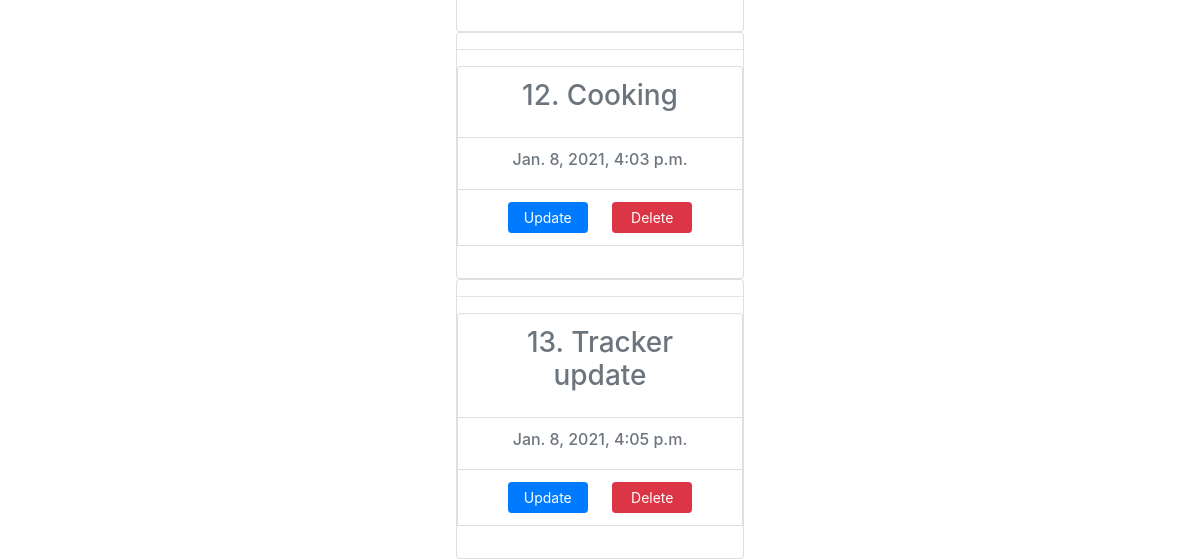
The app's page / (lower part), older data.
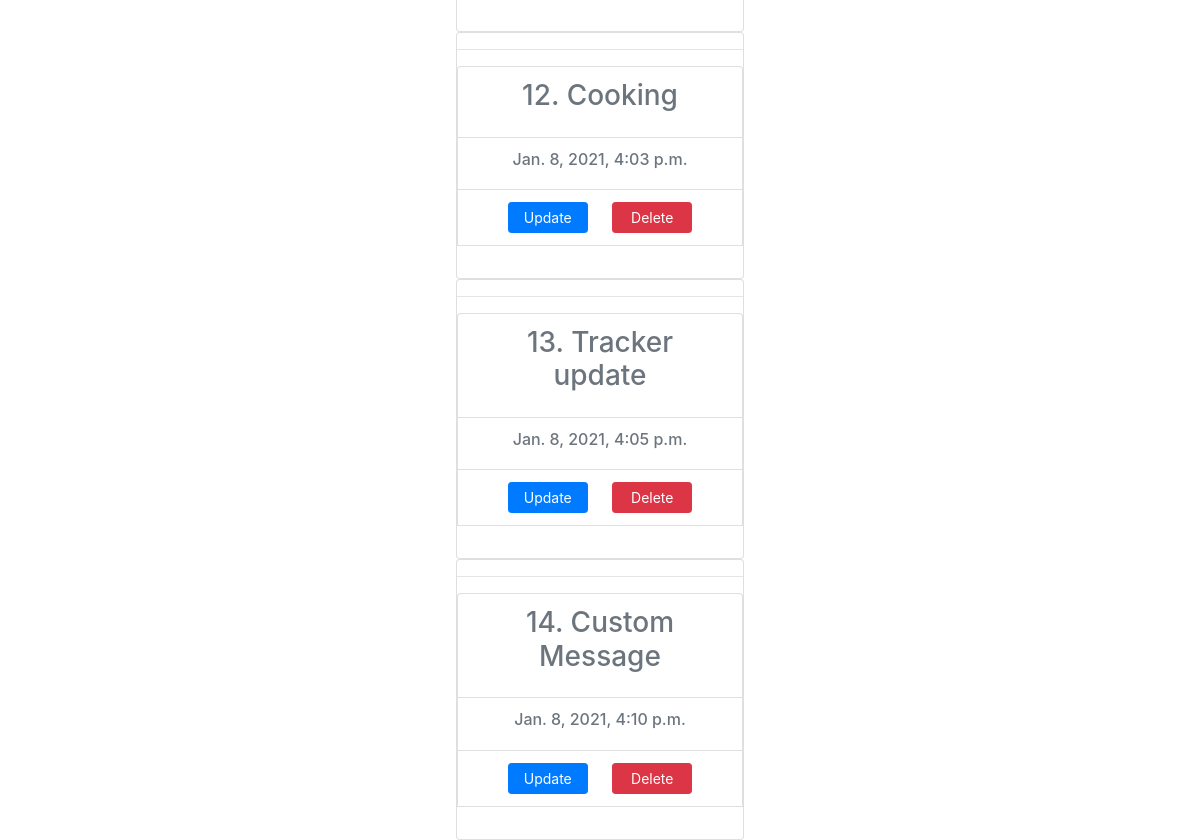
The same page, newer data.
### TaskApp/models.py (models this page shows)
class Task(models.Model):
    title = models.CharField(max_length=100)
    completed = models.BooleanField(default=False)
    created = models.DateTimeField(auto_now_add=True, null=False)
    def __str__(self):
        return self.title

### TaskApp/views.py (the view)
# urls.py: path('', views.index, name='index'),
def index(request):
    all_tasks = Task.objects.all()
    form = TaskForm()
    if request.method == "POST":
        form = TaskForm(request.POST)
        if form.is_valid():
            my_task = form.save()
            messages.success(request, f"{my_task} Added!")
        return redirect("/")
    context = {
        'all_tasks': all_tasks,
        'form': form,
        'title': 'Manage Tasks',
        'heading': 'Task Management'
    }
    return render(request, 'TaskApp/index.html', context)

### TaskApp/templates/TaskApp/index.html (shortened to what this page needs)
<!DOCTYPE html>
<html lang="en">
<head>
<link rel="stylesheet" href="https://maxcdn.bootstrapcdn.com/bootstrap/4.0.0/css/bootstrap.min.css">    <meta name="viewport" content="width=device-width, initial-scale=1">
</head>
<body>
<center>
<br>
<br>
{% for task in all_tasks %}
    <div class="card" style="width: 18rem;">
        <hr />
      <ul class="list-group list-group- flush">
    {% if task.completed == False %}
        <li class="list-group-item">
            <h3 class="card-title text-secondary">{{task.id}}. {{ task }}</h3>
        </li>
        <li class="list-group-item">
            <h6 class="text-muted">{{ task.created }}</h6>
        </li>
        <li class="list-group-item">
            <a href="{% url 'update' task.id %}" class="card-link btn btn-primary btn-sm text-white"
               style="width:80px;">
                Update
            </a>
            <a href="{% url 'delete' task.id %}" class="card-link btn btn-danger btn-sm text-white"
               style="width:80px;">
                Delete
            </a>
        </li>
    {% endif %}
      </ul>
    </div>
{% endfor %}
</center>
</body>
</html>

Row changes from the older to the newer data that the page shows:
added Task: id "14", title "Custom Message", created "Jan. 8, 2021, 4:10 p.m."
